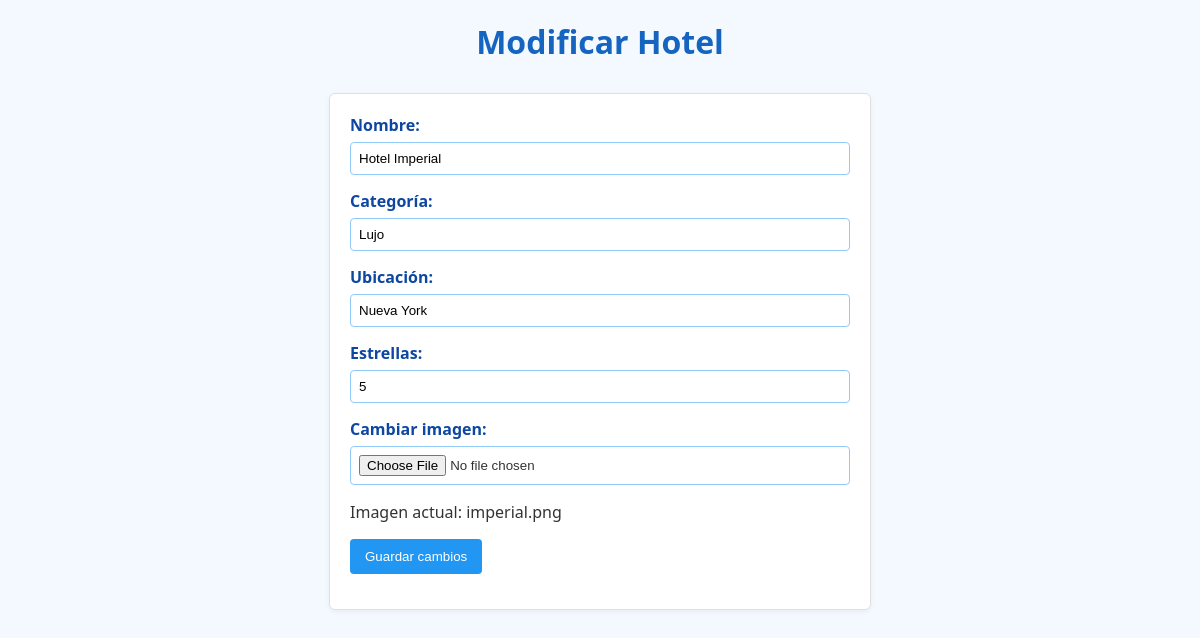
Screenshot of /admin/hotel/modificar.php?id=1 with the database file from the repository.
### tables this page shows
CREATE TABLE `hotel` (
  `id_hotel` int(11) NOT NULL,
  `nombre` varchar(100) NOT NULL,
  `categoria` varchar(30) NOT NULL,
  `ubicacion` varchar(50) NOT NULL,
  `estrellas` int(11) NOT NULL,
  `imagen` varchar(255) NOT NULL
);

### admin/hotel/modificar.php (the view, shortened to what this page needs)
<link rel="stylesheet" href="../styles.css">
<?php
$con = ConexionBD::obtenerInstancia()->obtenerConexion();
if ($con != NULL) {
    if ($_SERVER["REQUEST_METHOD"] == "POST") {
        if (
            isset($_POST['id'], $_POST['nom'], $_POST['cat'], $_POST['ubi'], $_POST['est'])
        ) {
            $id = $_POST['id'];
            $nombre = $_POST['nom'];
            $categoria = $_POST['cat'];
            $ubicacion = $_POST['ubi'];
            $estrellas = $_POST['est'];
            $consultaImg = "SELECT imagen FROM hotel WHERE id_hotel = $id";
            $resultadoImg = mysqli_query($con, $consultaImg);
            $filaImg = mysqli_fetch_assoc($resultadoImg);
            $imagen = $filaImg['imagen'];
            if (isset($_FILES['img']) && $_FILES['img']['error'] === 0) {
                $nombreTemp = $_FILES['img']['tmp_name'];
                $nombreFinal = basename($_FILES['img']['name']);
                $destino = "../../imagenes/" . $nombreFinal;
                if (move_uploaded_file($nombreTemp, $destino)) {
                    $imagen = $nombreFinal;
                } else {
                    echo "Error al subir la imagen.";
                    exit();
                }
            }
            $consulta = "UPDATE hotel SET nombre = '$nombre', categoria = '$categoria', ubicacion = '$ubicacion', estrellas = $estrellas, imagen = '$imagen' WHERE id_hotel = $id";
            $respuesta = mysqli_query($con, $consulta);
            if ($respuesta) {
                header("Location: adminHotel.php");
                exit();
            } else {
                echo "Error al modificar: " . mysqli_error($con);
            }
        } else {
            echo "Faltan datos.";
        }
    } elseif (isset($_GET['id'])) {
        $id = $_GET['id'];
        $consulta = "SELECT * FROM hotel WHERE id_hotel = $id";
        $resultado = mysqli_query($con, $consulta);
        if ($fila = mysqli_fetch_assoc($resultado)) {
?>
            <h1>Modificar Hotel</h1>
            <form action="modificar.php" method="post" enctype="multipart/form-data">
                <div>
                    <label for="nom">Nombre:</label>
                    <input id="nom" name="nom" type="text" value="<?php echo $fila['nombre']; ?>">
                </div>
                <div>
                    <label for="cat">Categoría:</label>
                    <input id="cat" name="cat" type="text" value="<?php echo $fila['categoria']; ?>">
                </div>
                <div>
                    <label for="ubi">Ubicación:</label>
                    <input id="ubi" name="ubi" type="text" value="<?php echo $fila['ubicacion']; ?>">
                </div>
                <div>
                    <label for="est">Estrellas:</label>
                    <input id="est" name="est" type="number" value="<?php echo $fila['estrellas']; ?>" min="1" max="5">
                </div>
                <div>
                    <label for="img">Cambiar imagen:</label>
                    <input id="img" name="img" type="file" accept="image/*">
                    <p>Imagen actual: <?php echo $fila['imagen']; ?></p>
                </div>
                <div>
                    <input type="submit" value="Guardar cambios">
                </div>
            </form>
<?php
        } else {
            echo "Hotel no encontrado.";
        }
    } else {
        echo "ID de hotel no proporcionado.";
    }
} else {
    echo "Error de conexión.";
}
?>

### admin/styles.css (style rules this page uses)
h1, h2, h3 { color: #1565c0; text-align: center; }
form { margin-top: 20px; max-width: 500px; padding: 20px; background-color: #ffffff; border: 1px solid #e0e0e0; border-radius: 6px; box-shadow: 0 2px 5px rgba(0, 0, 0, 0.05); margin: 30px auto; }
form div { margin-bottom: 15px; }
label { display: block; margin-bottom: 6px; font-weight: bold; color: #0d47a1; }
input[type="text"], input[type="number"], input[type="date"], input[type="file"] { width: 100%; padding: 8px; border: 1px solid #90caf9; border-radius: 4px; box-sizing: border-box; }
input[type="submit"] { background-color: #2196f3; color: white; border: none; padding: 10px 15px; border-radius: 4px; cursor: pointer; }

### rows the page displays
hotel: nom "Hotel Imperial", cat "Lujo", ubi "Nueva York", est "5", imagen "imperial.png"
